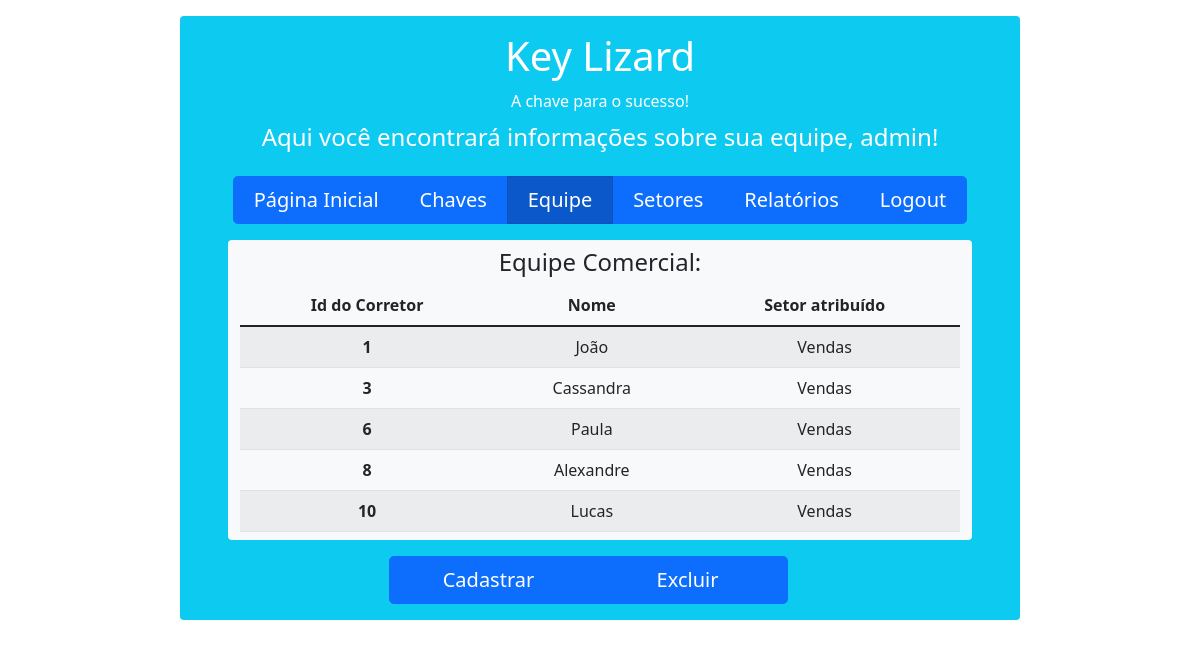
The app's page /corretores/ (signed in) with its own data.
### corretores/models.py (models this page shows, shortened)
class Corretor(models.Model):
    usuario = models.ForeignKey(User, on_delete=models.CASCADE)
    setor = models.ForeignKey(Setor, on_delete=models.CASCADE)
    nome = models.CharField(max_length=30, default='Imobiliária')
    class Meta:
        db_table = 'tb_corretores'

### setores/models.py (models this page shows)
class Setor(models.Model):
    usuario = models.ForeignKey(User, on_delete=models.CASCADE)
    nome_setor = models.CharField(max_length=30, default='Administrativo')
    def __str__(self):
        return self.nome_setor
    class Meta:
        db_table = 'tb_setores'

### corretores/views.py (the view)
# urls.py: path('', views.index_corretores, name='index_corretores'),
def index_corretores(request):
    if request.user.is_authenticated:
        corretores_listar = request.user.corretor_set.all()
        context = {
            'corretores_listar': corretores_listar
        }
        return render(request, 'inicio_corretores/index_corretores.html', context=context)
    else:
        return render(request, 'inicio_corretores/index_corretores.html')

### corretores/templates/inicio_corretores/index_corretores.html
{% extends 'base.html' %}
{% block content %}
    <div class="container rounded bg-info text-white mt-3 mb-3" style="max-width: 70%">
        <div class="row mt-3">
            <div class="col align-self-center text-center mt-3">
                <h1>Key Lizard</h1>
            </div>
        </div>
        <div class="row mt-1">
            <div class="col align-self-center text-center">
                <h6>A chave para o sucesso!</h6>
            </div>
        </div>
        {% if not user.is_authenticated %}
            <div class="row mt-3">
                <div class="col align-self-center text-center">
                    <strong>ATENÇÃO:</strong> Você não está logado!
                </div>
            </div>
            <div class="row mt-3">
                <div class="col align-self-center text-center">
                    <p>Para realizar o login: <a href="{% url 'login' %}" style="text-decoration: none">Clique aqui!</a> </p>
                </div>
            </div>
        {% else %}
            <div class="row mt-1 mb-3">
                <div class="col align-self-center text-center">
                    <h4>Aqui você encontrará informações sobre sua equipe, {{user.username}}!</h4>
                </div>
            </div>
            <div class="row">
                <div class="col align-self-center text-center">
                    <div class="btn-group btn-group-lg mb-3" style="width: 90%">
                        <a href="{% url 'usuarios:index' %}" class="btn btn-primary">Página Inicial</a>
                        <a href="{% url 'chaves:index_chaves' %}" class="btn btn-primary">Chaves</a>
                        <a href="{% url 'corretores:index_corretores' %}" class="btn btn-primary active" aria-current="page">Equipe</a>
                        <a href="{% url 'setores:index_setores' %}" class="btn btn-primary">Setores</a>
                        <a href="{% url 'relatorios:index_relatorios' %}" class="btn btn-primary">Relatórios</a>
                        <a href="{% url 'logout' %}" class="btn btn-primary">Logout</a>
                    </div>
                </div>
            </div>
            <div class="row">
                <div class="col overflow-scroll rounded align-self-center text-center bg-light mx-5 mb-3"
                     style="max-height: 300px"
                >
                    <div class="row text-dark mt-2">
                        <h4>Equipe Comercial:</h4>
                    </div>
                    <table class="table table-striped table-hover">
                        <thead>
                            <tr>
                                <th scope="col">Id do Corretor</th>
                                <th scope="col">Nome</th>
                                <th scope="col">Setor atribuído</th>
                            </tr>
                        </thead>
                        <tbody>
                        {% for corretor in corretores_listar %}
                            <tr>
                                <th scope="row">{{ corretor.id }}</th>
                                <td>{{ corretor.nome }}</td>
                                <td>{{ corretor.setor }}</td>
                            </tr>
                        {% endfor %}
                        </tbody>
                    </table>
                </div>
            </div>
            <div class="row">
                <div class="row">
                    <div class="col align-self-center text-center">
                        <div class="btn-group btn-group-lg mb-3">
                            <a href="{% url 'corretores:cadastrar_corretores' %}" class="btn btn-primary" style="width: 200px">Cadastrar</a>
                            <a href="#" class="btn btn-primary" style="width: 200px">Excluir</a>
                        </div>
                    </div>
                </div>
            </div>
        {% endif %}
    </div>
{% endblock %}

### records on screen
Corretor: id "1", nome "João", setor "Vendas"
Corretor: id "3", nome "Cassandra", setor "Vendas"
Corretor: id "6", nome "Paula", setor "Vendas"
Corretor: id "8", nome "Alexandre", setor "Vendas"
Corretor: id "10", nome "Lucas", setor "Vendas"

### other values on screen
{{ user.username }} "admin"
